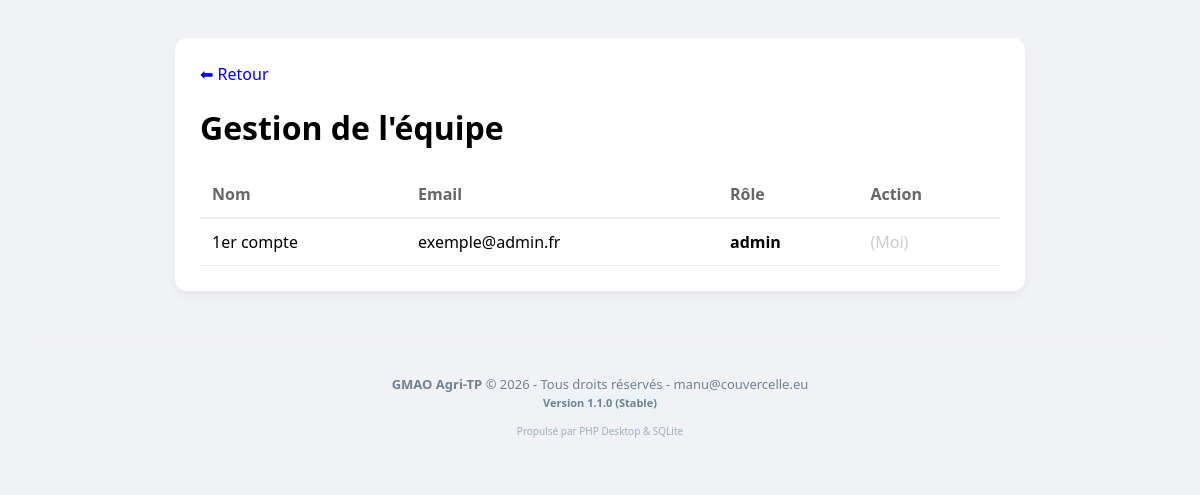
Screenshot of /gestion_utilisateurs.php (signed in) with the database file from the repository.
### tables this page shows
CREATE TABLE utilisateurs (
        id INTEGER PRIMARY KEY AUTOINCREMENT,
        entreprise_id INTEGER,
        nom TEXT NOT NULL,
        email TEXT UNIQUE NOT NULL,
        password_hash TEXT NOT NULL,
        role TEXT CHECK(role IN ('admin','technicien')) DEFAULT 'technicien',
        date_creation DATETIME DEFAULT CURRENT_TIMESTAMP,
        FOREIGN KEY (entreprise_id) REFERENCES entreprises (id) ON DELETE CASCADE
    );

### gestion_utilisateurs.php (the view, shortened to what this page needs)
<?php
require_once 'db.php';
$ent_id = $_SESSION['entreprise_id'];
$mon_id = $_SESSION['user_id'];
$membres = $pdo->prepare("SELECT * FROM utilisateurs WHERE entreprise_id = ?");
$membres->execute([$ent_id]);
$equipe = $membres->fetchAll();
?>
<!DOCTYPE html>
<html lang="fr">
<head>
</head>
<body>
    <div class="card">
        <a href="index.php" style="text-decoration:none;">⬅ Retour</a>
        <h1>Gestion de l'équipe</h1>
        <table>
            <thead>
                <tr>
                    <th>Nom</th>
                    <th>Email</th>
                    <th>Rôle</th>
                    <th>Action</th>
                </tr>
            </thead>
            <tbody>
                <?php foreach($equipe as $u): ?>
                <tr>
                    <td data-label="nom"><?= htmlspecialchars($u['nom']) ?></td>
                    <td data-label="email"><?= htmlspecialchars($u['email']) ?></td>
                    <td data-label="rôle"><strong><?= $u['role'] ?></strong></td>
                    <td data-label="">
                        <?php if($u['id'] !== $mon_id): ?>
                            <a href="?suppr_user=<?= $u['id'] ?>" class="btn-suppr" onclick="return confirm('Supprimer cet utilisateur ?')">Supprimer</a>
                        <?php else: ?>
                            <span style="color:#ccc;">(Moi)</span>
                        <?php endif; ?>
                    </td>
                </tr>
                <?php endforeach; ?>
            </tbody>
        </table>
    </div>
<?php include 'footer.php'; ?>
</body>
</html>

### gestion_utilisateurs.php (style rules this page uses)
body { font-family: 'Segoe UI', sans-serif; background: #f0f2f5; padding: 30px; }
.card { background: white; padding: 25px; border-radius: 12px; box-shadow: 0 4px 10px rgba(0,0,0,0.05); max-width: 800px; margin: auto; }
table { width: 100%; border-collapse: collapse; margin-top: 20px; }
th { text-align: left; padding: 12px; border-bottom: 2px solid #eee; color: #666; }
td { padding: 12px; border-bottom: 1px solid #eee; }

### rows the page displays
utilisateurs: nom "1er compte", email "exemple@admin.fr", role "admin", shows "(Moi)"
